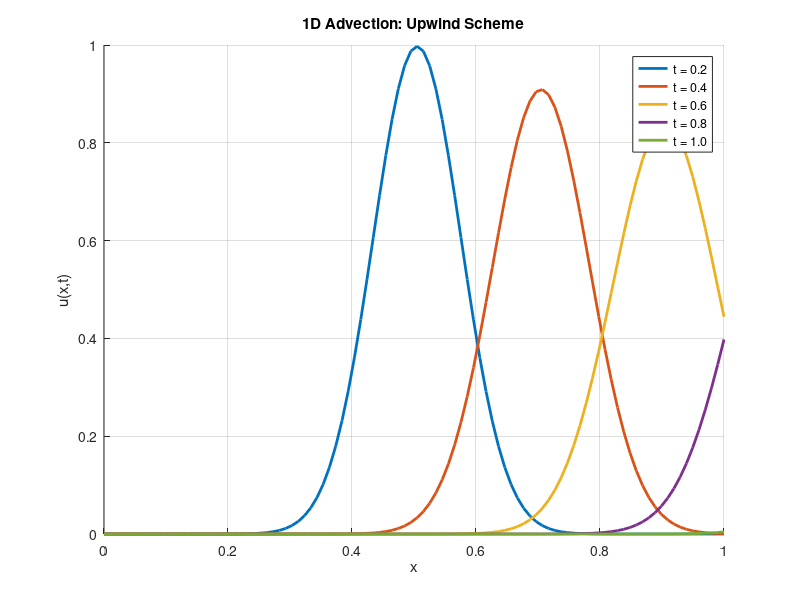

The MATLAB source for this figure:
% Parameters
a = 1.0;              % Advection speed
L = 1.0;              % Domain length
Nx = 100;             % Number of spatial points
x = linspace(0, L, Nx);
dx = x(2) - x(1);
dt = 0.005;
CFL = a * dt / dx;    % CFL number (should be <= 1 for stability)

% Initial condition: Gaussian pulse centered at x = 0.5
u = exp(-100 * (x - 0.5).^2);

% Time stepping setup
t = 0;
t_max = L / a;        % Time for pulse to travel across domain

% Visualization setup
figure;
axis([0 L 0 1]);
xlabel('x');
ylabel('u(x,t)');
title('1D Advection: Upwind Scheme');
grid on;
hold on;

% Time stepping loop
while t < t_max
    % Apply upwind scheme (left-biased)
    u(2:end) = u(2:end) - CFL * (u(2:end) - u(1:end-1));
    
    % Outflow boundary condition: zero at left edge
    u(1) = 0;

    % Plot every 0.2 units of time
    if mod(round(t/dt), 40) == 0
        plot(x, u, 'LineWidth', 2);
        drawnow;
    end

    % Advance time
    t = t + dt;
end

legend('t = 0.2', 't = 0.4', 't = 0.6', 't = 0.8', 't = 1.0');
